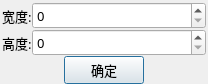
<?xml version="1.0" encoding="UTF-8"?>
<ui version="4.0">
 <class>HViewProp</class>
 <widget class="QDialog" name="HViewProp">
  <property name="geometry">
   <rect>
    <x>0</x>
    <y>0</y>
    <width>208</width>
    <height>71</height>
   </rect>
  </property>
  <property name="font">
   <font>
    <family>宋体</family>
    <pointsize>10</pointsize>
   </font>
  </property>
  <property name="windowTitle">
   <string>窗口大小设置</string>
  </property>
  <layout class="QVBoxLayout" name="verticalLayout" stretch="2,2,1">
   <property name="spacing">
    <number>0</number>
   </property>
   <property name="leftMargin">
    <number>2</number>
   </property>
   <property name="topMargin">
    <number>2</number>
   </property>
   <property name="rightMargin">
    <number>2</number>
   </property>
   <property name="bottomMargin">
    <number>0</number>
   </property>
   <item>
    <layout class="QHBoxLayout" name="horizontalLayout" stretch="1,9">
     <item>
      <widget class="QLabel" name="label">
       <property name="text">
        <string>宽度:</string>
       </property>
      </widget>
     </item>
     <item>
      <widget class="QSpinBox" name="wSpinBox">
       <property name="maximum">
        <number>99999</number>
       </property>
      </widget>
     </item>
    </layout>
   </item>
   <item>
    <layout class="QHBoxLayout" name="horizontalLayout_2" stretch="1,9">
     <item>
      <widget class="QLabel" name="label_2">
       <property name="text">
        <string>高度:</string>
       </property>
      </widget>
     </item>
     <item>
      <widget class="QSpinBox" name="hSpinBox">
       <property name="maximum">
        <number>99999</number>
       </property>
      </widget>
     </item>
    </layout>
   </item>
   <item>
    <layout class="QHBoxLayout" name="horizontalLayout_3">
     <property name="spacing">
      <number>2</number>
     </property>
     <item>
      <spacer name="horizontalSpacer">
       <property name="orientation">
        <enum>Qt::Horizontal</enum>
       </property>
       <property name="sizeHint" stdset="0">
        <size>
         <width>40</width>
         <height>20</height>
        </size>
       </property>
      </spacer>
     </item>
     <item>
      <widget class="QPushButton" name="okBtn">
       <property name="text">
        <string>确定</string>
       </property>
      </widget>
     </item>
     <item>
      <spacer name="horizontalSpacer_2">
       <property name="orientation">
        <enum>Qt::Horizontal</enum>
       </property>
       <property name="sizeHint" stdset="0">
        <size>
         <width>40</width>
         <height>20</height>
        </size>
       </property>
      </spacer>
     </item>
    </layout>
   </item>
  </layout>
 </widget>
 <resources/>
 <connections/>
</ui>
